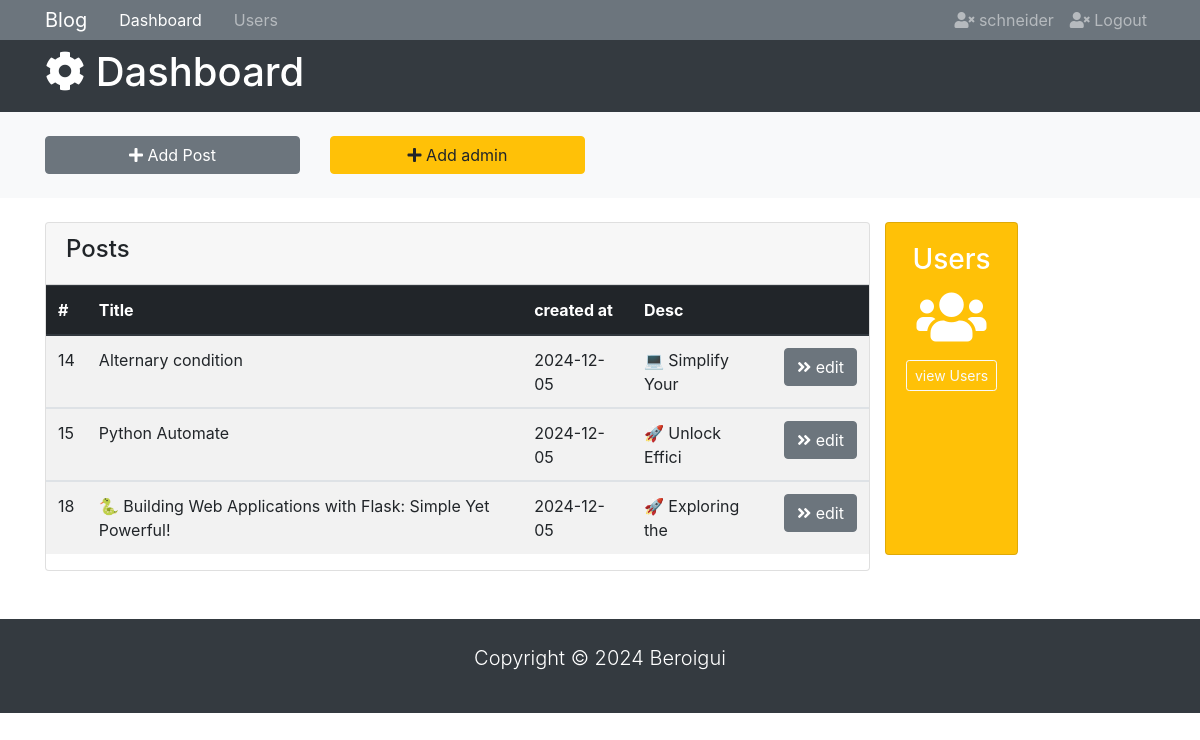
Page /dashboard (signed in) on the earlier database version.
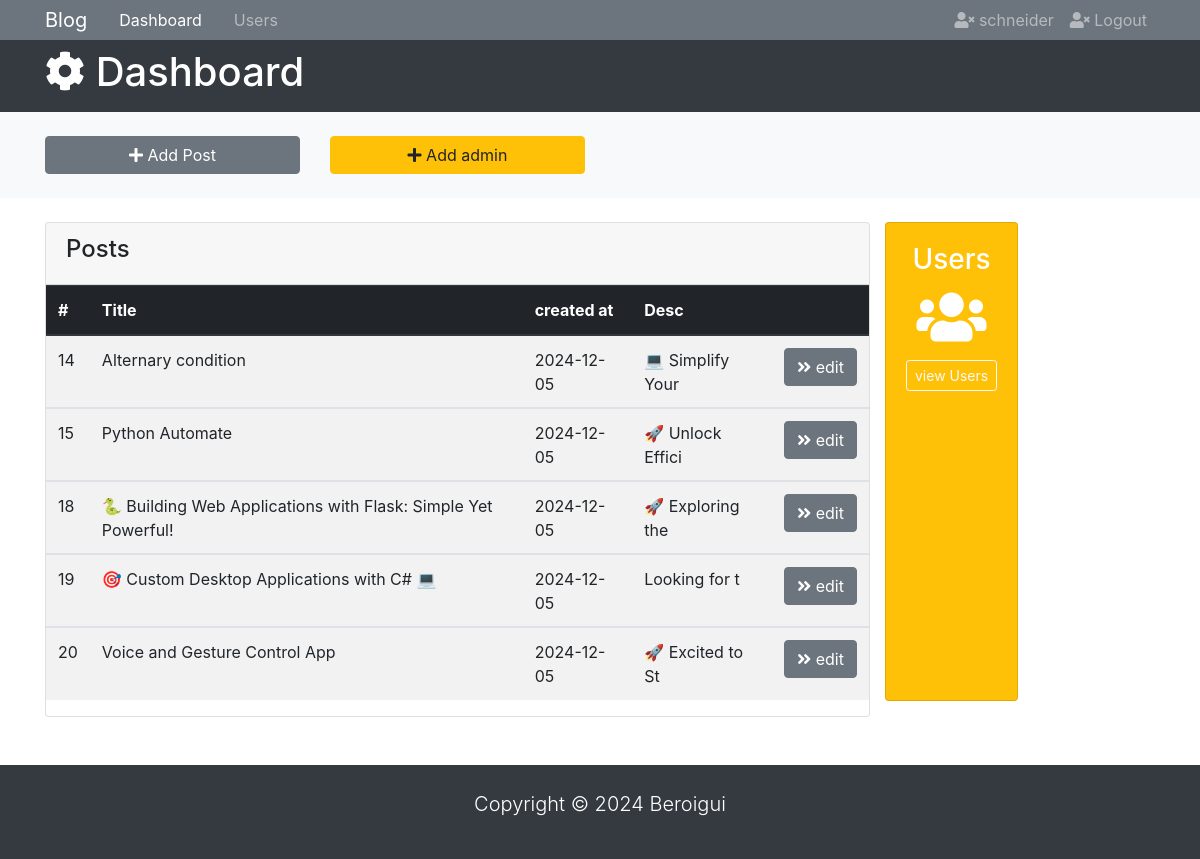
Same page on the later database version.
### tables this page shows
CREATE TABLE "blogs" (
	"id"	INTEGER,
	"Author"	text NOT NULL,
	"publihed_at"	TIMESTAMP NOT NULL,
	"content"	TEXT NOT NULL CHECK(LENGTH("content") > 100),
	"image"	text,
	"is_pinned"	boolean DEFAULT false,
	"title"	text NOT NULL UNIQUE,
	PRIMARY KEY("id" AUTOINCREMENT)
);

### app.py (the view)
@app.route('/dashboard')
@login_required
def dashboard():
    msg=""
    error=""
    if request.args:
        msg=request.args.get['msg']
        error = request.args.get['error']
    conn = sqlite3.connect('mydatabase.db')
    c = conn.cursor()
    c.execute("SELECT * FROM blogs")
    blogs = c.fetchall()
    if current_user.is_authenticated:
        if error or msg:
            return render_template('admin-index.html', blogs=blogs, msg=msg, error=error)
        else:
            return render_template('admin-index.html', blogs=blogs)

### app.py (called while the page is built)
@login_manager.user_loader
def load_user(email):
    conn = sqlite3.connect('mydatabase.db')
    c = conn.cursor()
    c.execute("SELECT * FROM users WHERE email=?", (email,))
    user = c.fetchone()
    if user:
        return User(user[0], user[1], user[2])
    return None

### templates/admin-index.html (shortened to what this page needs)
<!DOCTYPE html>
<html lang="Eng-Eng">
<head>
  <link
    rel="stylesheet"
    href="https://use.fontawesome.com/releases/v5.0.13/css/all.css"
  />
  <link rel="stylesheet" href="https://maxcdn.bootstrapcdn.com/bootstrap/4.0.0/css/bootstrap.min.css">
</head>
<body>
  <nav class="navbar navbar-expand-sm navbar-dark bg-secondary p-0">
    <div class="container">
      <a href="{{url_for('admin')}}" class="navbar-brand">Blog</a>
      <div id="navbarCollapse" class="collapse navbar-collapse">
        <ul class="navbar-nav">
          <li class="nav-item px-2">
            <a href="{{url_for('admin')}}" class="nav-link active">Dashboard</a>
          </li>
          <li class="nav-item px-2">
            <a href="users.html" class="nav-link">Users</a>
          </li>
        </ul>
        <ul class="navbar-nav ml-auto">
          <li class="nav-item">
            <a href="" class="nav-link">
              <i class="fas fa-user-times"></i> {{ current_user.author }}
            </a>
          </li>
          <li class="nav-item">
            <a href="{{ url_for('logout')}}" class="nav-link">
              <i class="fas fa-user-times"></i> Logout
            </a>
          </li>
        </ul>
      </div>
    </div>
  </nav>
  <header id="main-header" class="text-white bg-dark py-2" style="background-color: black;">
    <div class="container">
      <div class="row">
        <div class="col-md-6">
          <h1><i class="fas fa-cog"></i> Dashboard</h1>
        </div>
      </div>
    </div>
  </header>
  <section id="actions" class="bg-light mb-4 py-4">
    <div class="container">
      <div class="row">
        <div class="col-md-3">
          <a
            href="#"
            class="btn btn-block btn-secondary"
            data-toggle="modal"
            data-target="#addPostModal">
            <i class="fas fa-plus"></i> Add Post
          </a>
        </div>
        <div class="col-md-3">
          <a
            href="#"
            class="btn btn-block btn-warning"
            data-toggle="modal"
            data-target="#addUserModal">
            <i class="fas fa-plus"></i> Add admin
          </a>
        </div>
      </div>
    </div>
  </section>
  <main id="posts">
    <div class="container">
      <div class="row">
        <div class="col-md-9">
          <div class="card">
            <div class="card-header">
              <h4>Posts</h4>
            </div>
            <table class="table table-striped">
              <thead class="thead-dark">
                <tr>
                  <th>#</th>
                  <th>Title</th>
                  <th>created at</th>
                  <th>Desc</th>
                  <th></th>
                </tr>
              </thead>
              {%for blog in blogs%}
              <tbody>
                <tr>
                  <td>{{ blog[0] }}</td>
                  <td>{{ blog[6]}}</td>
                  <td>{{blog[2]}}</td>
                  <td>{{blog[3][0:15]}}</td>
                  <td>
                    <a href="{{url_for('edit', id= blog[0]) }}" class="btn btn-secondary">
                      <i class="fas fa-angle-double-right"></i> edit
                    </a>
                  </td>
                </tr>
              </tbody>
              {%endfor%}
            </table>
          </div>
        </div>
          <div class="card text-center text-white bg-warning mb-3">
            <div class="card-body">
              <h3>Users</h3>
              <h4 class="display-4">
                <i class="fas fa-users"></i>
              </h4>
              <a href="{{url_for('users')}}" class="btn btn-sm btn-outline-light">view Users</a>
            </div>
          </div>
        </div>
      </div>
  </main>
  <footer id="main-footer" class="text-white bg-dark mt-5 py-4">
    <div class="container">
      <div class="row">
        <div class="col">
          <p class="lead text-center">
            Copyright &copy; <span id="year"></span> Beroigui
          </p>
        </div>
      </div>
    </div>
  </footer>
</body>
</html>

Differences in the rows shown:
added blogs: id "19", title "🎯 Custom Desktop Applications with C# 💻", publihed_at "2024-12-05", content "Looking for t"
added blogs: id "20", title "Voice and Gesture Control App", publihed_at "2024-12-05", content "🚀 Excited to St"
